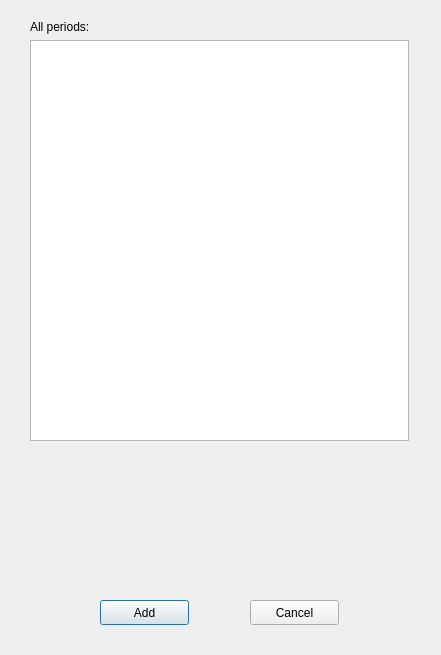
<?xml version="1.0" encoding="UTF-8"?>
<ui version="4.0">
 <class>add_p</class>
 <widget class="QDialog" name="add_p">
  <property name="geometry">
   <rect>
    <x>0</x>
    <y>0</y>
    <width>441</width>
    <height>655</height>
   </rect>
  </property>
  <property name="windowTitle">
   <string>Create new period</string>
  </property>
  <widget class="QWidget" name="verticalLayoutWidget_4">
   <property name="geometry">
    <rect>
     <x>30</x>
     <y>20</y>
     <width>379</width>
     <height>539</height>
    </rect>
   </property>
   <layout class="QVBoxLayout" name="verticalLayout_p_4" stretch="0,5,0">
    <property name="spacing">
     <number>6</number>
    </property>
    <item>
     <widget class="QLabel" name="objects2_4">
      <property name="text">
       <string>All periods:</string>
      </property>
     </widget>
    </item>
    <item>
     <widget class="QListWidget" name="listWidget2_4"/>
    </item>
    <item>
     <layout class="QVBoxLayout" name="verticalLayout_12" stretch="0,0">
      <item>
       <widget class="QLabel" name="lselected_5">
        <property name="enabled">
         <bool>true</bool>
        </property>
        <property name="text">
         <string/>
        </property>
       </widget>
      </item>
      <item>
       <layout class="QHBoxLayout" name="horizontalLayout_7" stretch="3,9">
        <property name="sizeConstraint">
         <enum>QLayout::SetFixedSize</enum>
        </property>
        <item>
         <layout class="QVBoxLayout" name="verticalLayout_13">
          <property name="sizeConstraint">
           <enum>QLayout::SetFixedSize</enum>
          </property>
          <item>
           <widget class="QLabel" name="lplname_4">
            <property name="enabled">
             <bool>true</bool>
            </property>
            <property name="text">
             <string/>
            </property>
           </widget>
          </item>
          <item>
           <widget class="QLabel" name="lpltime_4">
            <property name="enabled">
             <bool>true</bool>
            </property>
            <property name="text">
             <string/>
            </property>
           </widget>
          </item>
          <item>
           <spacer name="verticalSpacer_7">
            <property name="orientation">
             <enum>Qt::Vertical</enum>
            </property>
            <property name="sizeHint" stdset="0">
             <size>
              <width>20</width>
              <height>58</height>
             </size>
            </property>
           </spacer>
          </item>
         </layout>
        </item>
        <item>
         <layout class="QVBoxLayout" name="verticalLayout_14">
          <property name="sizeConstraint">
           <enum>QLayout::SetFixedSize</enum>
          </property>
          <item>
           <widget class="QLabel" name="lpname_4">
            <property name="font">
             <font>
              <family>Ubuntu</family>
              <weight>75</weight>
              <bold>true</bold>
             </font>
            </property>
            <property name="text">
             <string/>
            </property>
           </widget>
          </item>
          <item>
           <widget class="QLabel" name="lptime_4">
            <property name="font">
             <font>
              <family>Ubuntu</family>
              <weight>75</weight>
              <bold>true</bold>
             </font>
            </property>
            <property name="text">
             <string/>
            </property>
           </widget>
          </item>
          <item>
           <spacer name="verticalSpacer_8">
            <property name="orientation">
             <enum>Qt::Vertical</enum>
            </property>
            <property name="sizeHint" stdset="0">
             <size>
              <width>20</width>
              <height>58</height>
             </size>
            </property>
           </spacer>
          </item>
         </layout>
        </item>
       </layout>
      </item>
     </layout>
    </item>
   </layout>
  </widget>
  <widget class="QPushButton" name="add">
   <property name="geometry">
    <rect>
     <x>100</x>
     <y>600</y>
     <width>89</width>
     <height>25</height>
    </rect>
   </property>
   <property name="text">
    <string>Add</string>
   </property>
  </widget>
  <widget class="QPushButton" name="cancel">
   <property name="geometry">
    <rect>
     <x>250</x>
     <y>600</y>
     <width>89</width>
     <height>25</height>
    </rect>
   </property>
   <property name="text">
    <string>Cancel</string>
   </property>
  </widget>
 </widget>
 <resources/>
 <connections/>
</ui>
